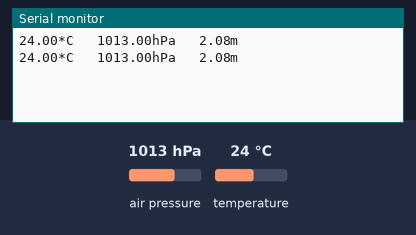
Bench run of a sketch on a simulated Arduino Uno, built with avr-gcc and run on an emulated ATmega328P. Shown: the last lines printed to the serial monitor. The test bench sets the inputs (shaded band); at power-on: air pressure 1013 hPa, temperature 24 °C.

Above: at 1.2 s.
1.3 s: air pressure set to 952 hPa
At 2.5 s:
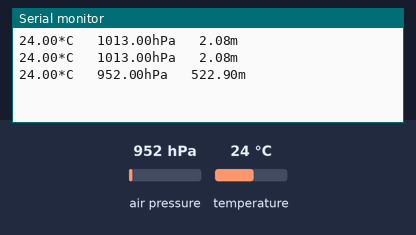
2.8 s: temperature set to 12 °C
At 3.8 s:
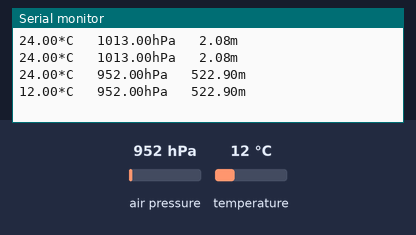
4.3 s: air pressure set to 975 hPa
At 5.8 s:
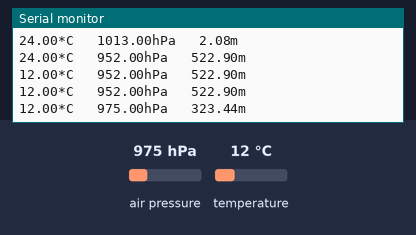
Timing chart, 0 to 7.3 s (numbered marks = the images above; inputs shaded):
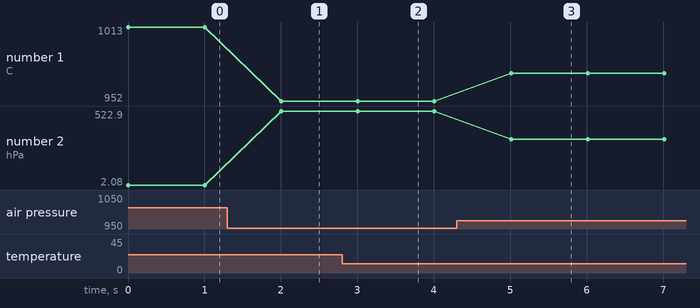

Measured:
- after the input at 1.3 s, the serial monitor: prints a new line after 0.71 s (image 1)
- after the input at 2.8 s, the serial monitor: prints a new line after 0.21 s (image 2)
- after the input at 4.3 s, the serial monitor: prints a new line after 0.71 s (image 3)
- plotted number 1: 1013 → 952 after the input at 1.3 s, 952 → 975 after the input at 4.3 s
- plotted number 2: 2.08 → 522.9 after the input at 1.3 s, 522.9 → 323.44 after the input at 4.3 s

The sketch:

i2c_bmp280.ino
```cpp
#include <BMP280_DEV.h>                           // Include the BMP280_DEV.h library

float temperature, pressure, altitude;            // Create the temperature, pressure and altitude variables
BMP280_DEV bmp280(0x76);                                // Instantiate (create) a BMP280_DEV object and set-up for I2C operation (address 0x77)

void setup() {
  Serial.begin(115200);                           // Initialise the serial port
  bmp280.begin();                                 // Default initialisation, place the BMP280 into SLEEP_MODE
  bmp280.setTimeStandby(TIME_STANDBY_2000MS);     // Set the standby time to 1 seconds
  bmp280.startNormalConversion();                 // Start BMP280 continuous conversion in NORMAL_MODE
}

void loop() {
  if (bmp280.getMeasurements(temperature, pressure, altitude))    // Check if the measurement is complete
  {
    Serial.print(temperature);                    // Display the results
    Serial.print(F("*C   "));
    Serial.print(pressure);
    Serial.print(F("hPa   "));
    Serial.print(altitude);
    Serial.println(F("m"));
  } else {
    Serial.println("Something went wrong");
    }
    delay(1000);
}
```
